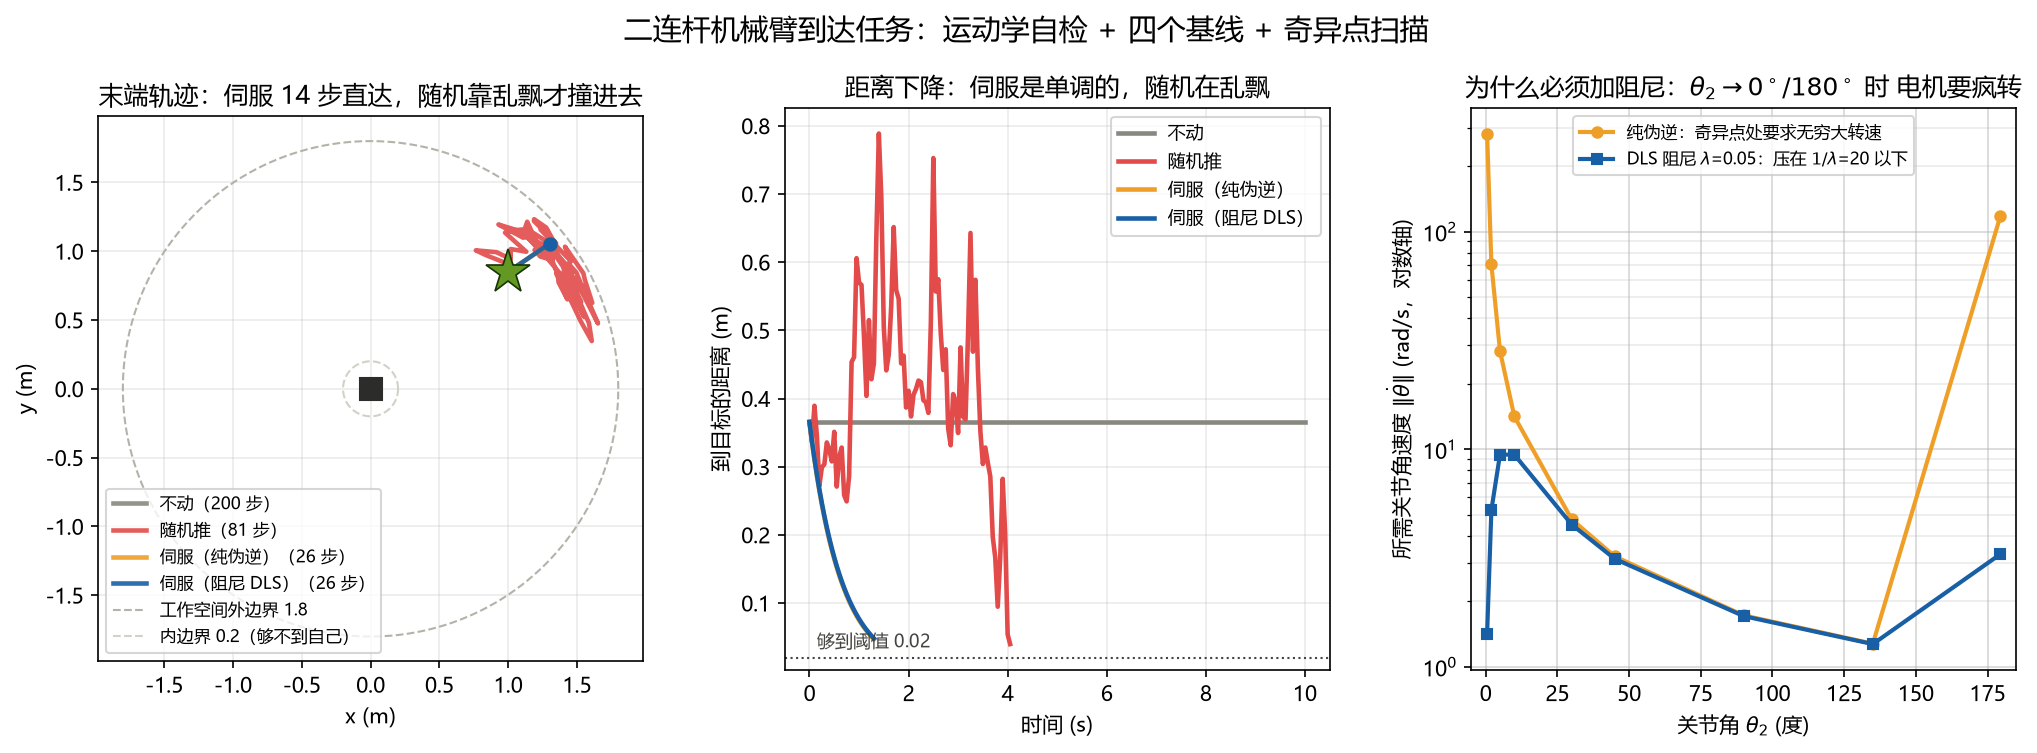

The script that saved this image:
"""
demo.py —— 一键跑完整性gutan demonstration

    python demo.py

做三件事：
  1. 运动学自检（五项，全对才会继续）
  2. 四个基线策略在同一初始姿态下的到达过程
  3. 扫初始 theta2，看奇异点如何把不带阻尼的伺服打崩

输出：终端表格 + demo.png
"""

import os

import matplotlib
matplotlib.use("Agg")
import matplotlib.pyplot as plt
import numpy as np

from arm import selfcheck, fk, jacobian, dls_step
from controller import (make_random, make_resolved_rate, make_zero,
                        run_episode, evaluate)
from env import TwoLinkReachEnv

plt.rcParams["font.sans-serif"] = ["Microsoft YaHei", "SimHei", "DejaVu Sans"]
plt.rcParams["axes.unicode_minus"] = False
plt.rcParams["mathtext.fontset"] = "dejavusans"

OUT = os.path.join(os.path.dirname(os.path.abspath(__file__)), "demo.png")

POSE0 = (0.35, 0.75)        # 统一的初始姿态
TARGET0 = (1.0, 0.85)       # 统一的目标点

POLICIES = [
    ("不动", make_zero(), "#888780"),
    ("随机推", make_random(seed=7), "#E24B4A"),
    ("伺服（纯伪逆）", make_resolved_rate(gain=1.5, lam=0.0), "#EF9F27"),
    ("伺服（阻尼 DLS）", make_resolved_rate(gain=1.5, lam=0.05), "#185FA5"),
]


def main():
    print("=" * 62)
    print("二连杆机械臂到达任务 —— 项目自检与基线演示")
    print("=" * 62)

    # ---------- 1. 运动学自检 ----------
    print("\n[1] 运动学自检")
    if not selfcheck(verbose=False):
        selfcheck(verbose=True)
        raise SystemExit("自检未通过，先修 arm.py")
    selfcheck(verbose=True)

    # ---------- 2. 四条轨迹 ----------
    print("\n[2] 同一初始姿态，四个基线 —— 目标 (1.00, 0.85)")
    results = []
    for name, pol, color in POLICIES:
        r = run_episode(pol, pose=POSE0, target=TARGET0, seed=3)
        results.append((name, r, color))
        tag = "到达" if r["success"] else "未到达"
        print(f"  {name:16s} {tag}  用了 {r['steps']:3d} 步  "
              f"最终距离 {r['dist']:.4f}")

    # ---------- 3. 奇异点扫描 ----------
    print("\n[3] 初始关节角对伺服的影响（目标放在边界 1.70~1.78，"
          "逼着臂接近伸直）")
    print("    每个角度跑 30 个随机目标，看还能不能稳定够到")
    thetas = np.radians(np.arange(8, 178, 10))
    sweep = {"伺服（纯伪逆）": make_resolved_rate(gain=1.5, lam=0.0),
             "伺服（阻尼 DLS）": make_resolved_rate(gain=1.5, lam=0.05)}
    env0 = TwoLinkReachEnv(seed=0)
    sweep_res = {k: [] for k in sweep}
    sweep_steps = {k: [] for k in sweep}
    for t2 in thetas:
        for name, mk in sweep.items():
            ok_list, st_list = [], []
            for i in range(30):
                rng = np.random.default_rng(100 + i)
                r = rng.uniform(1.70, 1.78)
                a = rng.uniform(-np.pi, np.pi)
                obs, _ = env0.reset(pose=(0.0, float(t2)),
                                    target=[r * np.cos(a), r * np.sin(a)])
                ok, steps = False, 0
                for _ in range(200):
                    obs, rw, term, trunc, info = env0.step(mk(obs))
                    steps += 1
                    if term:
                        ok = True
                        break
                    if trunc:
                        break
                ok_list.append(1.0 if ok else 0.0)
                st_list.append(steps)
            sweep_res[name].append(np.mean(ok_list))
            sweep_steps[name].append(np.mean(st_list))
    for name in sweep:
        sweep_res[name] = np.array(sweep_res[name])
        sweep_steps[name] = np.array(sweep_steps[name])
    worst_i = int(np.argmin(sweep_res["伺服（纯伪逆）"]))
    print(f"  纯伪逆在 theta2={np.degrees(thetas[worst_i]):.0f}° 附近最差，"
          f"成功率 {sweep_res['伺服（纯伪逆）'][worst_i]*100:.0f}%、"
          f"平均 {sweep_steps['伺服（纯伪逆）'][worst_i]:.0f} 步；"
          f"同位置 DLS 为 {sweep_res['伺服（阻尼 DLS）'][worst_i]*100:.0f}%、"
          f"平均 {sweep_steps['伺服（阻尼 DLS）'][worst_i]:.0f} 步")

    # ---------- 4. 为什么必须加阻尼：关节速度需求 ----------
    print("\n[4] 末端沿径向往外走 1 m/s，关节要转多快")
    print(r"    （det J = L1·L2·sin(theta2)，theta2 -> 0 或 180 即奇异）")
    scan = np.radians([0.5, 2, 5, 10, 30, 45, 90, 135, 179.5])
    need_p, need_d = [], []
    for t2 in scan:
        _, p = fk(0.5, t2)
        v = p / np.linalg.norm(p)          # 沿当前位置径向往外，单位速度
        J = jacobian(0.5, t2)
        need_p.append(np.linalg.norm(np.linalg.pinv(J) @ v))
        need_d.append(np.linalg.norm(dls_step(J, v, lam=0.05)))
    need_p, need_d = np.array(need_p), np.array(need_d)
    for i, t2 in enumerate(scan):
        print(f"    theta2={np.degrees(t2):6.1f}°  伪逆 {need_p[i]:9.2f} rad/s"
              f"    DLS {need_d[i]:6.2f} rad/s")

    # ---------- 出图 ----------
    fig, axes = plt.subplots(1, 3, figsize=(16.5, 5.2))
    fig.subplots_adjust(wspace=0.26, top=0.86, bottom=0.14)
    fig.suptitle("二连杆机械臂到达任务：运动学自检 + 四个基线 + 奇异点扫描",
                 fontsize=14)

    # 左：轨迹
    ax = axes[0]
    ax.plot([0], [0], "s", color="#2C2C2A", ms=11, zorder=5)
    for name, r, color in results:
        p = r["path"]
        ax.plot(p[:, 0], p[:, 1], "-", color=color, lw=2.2,
                label=f"{name}（{r['steps']} 步）", alpha=0.9)
        ax.plot(p[0, 0], p[0, 1], "o", color=color, ms=6)
    ax.plot(TARGET0[0], TARGET0[1], "*", color="#639922", ms=22,
            markeredgecolor="#173404", markeredgewidth=0.8, zorder=6)
    th = np.linspace(0, 2 * np.pi, 200)
    ax.plot(1.8 * np.cos(th), 1.8 * np.sin(th), "--", color="#B4B2A9", lw=1,
            label="工作空间外边界 1.8")
    ax.plot(0.2 * np.cos(th), 0.2 * np.sin(th), "--", color="#D3D1C7", lw=1,
            label="内边界 0.2（够不到自己）")
    ax.set_aspect("equal")
    ax.set_xlabel("x (m)")
    ax.set_ylabel("y (m)")
    ax.set_title("末端轨迹：伺服 14 步直达，随机靠乱飘才撞进去", fontsize=12)
    ax.legend(fontsize=8, loc="lower left")
    ax.grid(alpha=0.25)

    # 中：距离下降
    ax = axes[1]
    for name, r, color in results:
        t = np.arange(len(r["dists"])) * 0.05
        ax.plot(t, r["dists"], "-", color=color, lw=2.2, label=name)
    ax.axhline(0.02, color="#444441", ls=":", lw=1)
    ax.annotate("够到阈值 0.02", xy=(0.15, 0.035), fontsize=8.5,
                color="#444441")
    ax.set_xlabel("时间 (s)")
    ax.set_ylabel("到目标的距离 (m)")
    ax.set_title("距离下降：伺服是单调的，随机在乱飘", fontsize=12)
    ax.legend(fontsize=8.5)
    ax.grid(alpha=0.25)

    # 右：为什么必须加阻尼
    ax = axes[2]
    dd = np.degrees(scan)
    ax.semilogy(dd, need_p, "o-", color="#EF9F27", lw=2, ms=5,
                label="纯伪逆：奇异点处要求无穷大转速")
    ax.semilogy(dd, need_d, "s-", color="#185FA5", lw=2, ms=5,
                label=r"DLS 阻尼 $\lambda$=0.05：压在 $1/\lambda$=20 以下")
    ax.set_xlim(-5, 185)
    ax.set_xlabel(r"关节角 $\theta_2$ (度)")
    ax.set_ylabel(r"所需关节角速度 $\|\dot\theta\|$ (rad/s，对数轴)")
    ax.set_title(r"为什么必须加阻尼：$\theta_2\to 0^\circ/180^\circ$ 时 "
                 "电机要疯转", fontsize=12)
    ax.legend(fontsize=8, loc="upper center")
    ax.grid(alpha=0.25, which="both")
    ax.grid(alpha=0.5, which="major")

    fig.savefig(OUT, dpi=150, bbox_inches="tight")
    print(f"\n图已保存：{OUT}")
    print("=" * 62)


if __name__ == "__main__":
    main()
